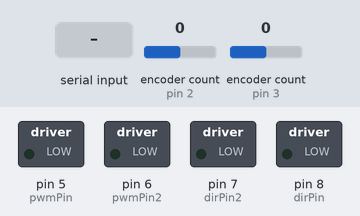
This sketch was run on a simulated Arduino Uno, built with avr-gcc and run on an emulated ATmega328P. On the bench: switched loads named in the sketch (green lamp = pin HIGH). The test bench sets the inputs (shaded band); at power-on: encoder count (sensors on pin 2, pin 3) 0. What the sketch prints to the serial monitor is not drawn.

Above: at 1.2 s.
1.3 s: "1\n" received over Serial
At 2.1 s:
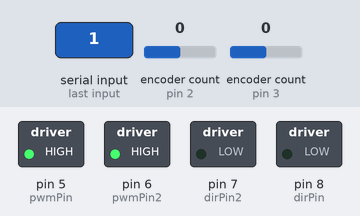
2.9 s: ",\n" received over Serial
At 3.3 s:
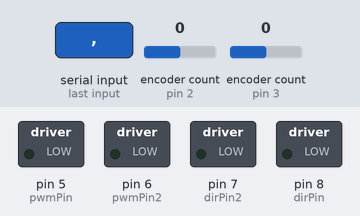
4.5 s: "2\n" received over Serial
At 5.8 s:
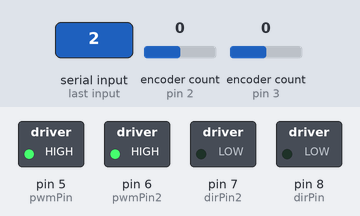
Timing chart, 0 to 7.5 s (numbered marks = the images above; inputs shaded):
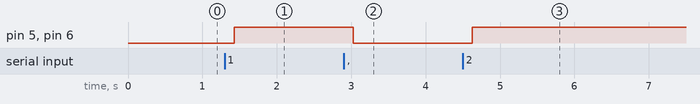

The sketch:

motorCharacterization.ino
```cpp
#include <math.h>
#include <Encoder.h>

// Pin declares
int pwmPin = 5; // PWM output pin for motor 1
int dirPin = 8; // direction output pin for motor 1
int pwmPin2 = 6; // PWM output pin for motor 1
int dirPin2 = 7; // direction output pin for motor 1
int encoderPinA = 2;
int encoderPinB = 12;
int encoderPin2A = 3;
int encoderPin2B = 13;
Encoder myEnc(encoderPinA, encoderPinB);
Encoder myEnc2(encoderPin2A, encoderPin2B);
long prev_Pos = -999;
long prev_Pos2 = -999;
double duty = 0;
unsigned int output = 0;    // output command to the motor
double duty2 = 0;
unsigned int output2 = 0;    // output command to the motor
int counter = 2000;
bool use_M1 = true;

// --------------------------------------------------------------
// Setup function -- NO NEED TO EDIT
// --------------------------------------------------------------
void setup()
{
  // Set up serial communication
  Serial.begin(115200);

  // Set PWM frequency
  setPwmFrequency(pwmPin,1);
  setPwmFrequency(pwmPin2,8);

  // Output pins
  pinMode(pwmPin, OUTPUT);  // PWM pin for motor A
  pinMode(dirPin, OUTPUT);  // dir pin for motor A
  pinMode(pwmPin2, OUTPUT);  // PWM pin for motor B
  pinMode(dirPin2, OUTPUT);  // dir pin for motor B

  // Initialize motor
  analogWrite(pwmPin, 0);     // set to not be spinning (0/255)
  digitalWrite(dirPin, LOW);  // set direction
  analogWrite(pwmPin2, 0);     // set to not be spinning (0/255)
  digitalWrite(dirPin2, LOW);  // set direction
}

// --------------------------------------------------------------
// Main Loop
// --------------------------------------------------------------
void loop()
{
  if(Serial.available()){
    String sD = Serial.readString();
    sD.trim();
    int i = sD.indexOf(",");
    duty = sD.substring(0,i).toDouble();
    duty2 = sD.substring(i+1).toDouble();
  }
  delay(1);
  long updatedPos = myEnc.read();
  long updatedPos2 = myEnc2.read();
  if (updatedPos != prev_Pos || updatedPos2 != prev_Pos2) {
    Serial.print("Motor 1 = ");
    Serial.print(updatedPos);
    Serial.print(", Motor 2 = ");
    Serial.print(updatedPos2);
    Serial.println();
    prev_Pos = updatedPos;
    prev_Pos2 = updatedPos2;
  }

  // counter -= 1;
  // if(counter==0) {
  //   use_M1 = !use_M1;
  //   counter = 2000;
  // }

  // if(use_M1){
  //   duty = 0.2;
  //   duty2 = 0;
  // } else {
  //   duty = 0;
  //   duty2 = 0.2;
  // }

  // Tp = rh*rp/rs*force;
  float force = -0.1;

  //*************************************************************
  //************ Force output (do not change) *******************
  //*************************************************************

  // Determine correct direction for motor torque
  if(force > 0) {
    digitalWrite(dirPin, HIGH);
  } else {
    digitalWrite(dirPin, LOW);
  }

  // Compute the duty cycle required to generate Tp (torque at the motor pulley)
  // duty = sqrt(abs(Tp)/0.0053);
  // duty = sqrt(abs(Tp)/0.03);

  // Make sure the duty cycle is between 0 and 100%
  if (duty > 1) {
    duty = 1;
  } else if (duty < 0) {
    duty = 0;
  }
  if (duty2 > 1) {
    duty2 = 1;
  } else if (duty2 < 0) {
    duty2 = 0;
  }
  // Serial.println(duty);
  output = (int)(duty* 255);   // convert duty cycle to output signal
  analogWrite(pwmPin,output);  // output the signal
  output2 = (int)(duty2* 255);   // convert duty cycle to output signal
  analogWrite(pwmPin2,output2);  // output the signal
}

// --------------------------------------------------------------
// Function to set PWM Freq -- DO NOT EDIT
// --------------------------------------------------------------
void setPwmFrequency(int pin, int divisor) {
  byte mode;
  if(pin == 5 || pin == 6 || pin == 9 || pin == 10) {
    switch(divisor) {
      case 1: mode = 0x01; break;
      case 8: mode = 0x02; break;
      case 64: mode = 0x03; break;
      case 256: mode = 0x04; break;
      case 1024: mode = 0x05; break;
      default: return;
    }
    if(pin == 5 || pin == 6) {
      TCCR0B = TCCR0B & 0b11111000 | mode;
    } else {
      TCCR1B = TCCR1B & 0b11111000 | mode;
    }
  } else if(pin == 3 || pin == 11) {
    switch(divisor) {
      case 1: mode = 0x01; break;
      case 8: mode = 0x02; break;
      case 32: mode = 0x03; break;
      case 64: mode = 0x04; break;
      case 128: mode = 0x05; break;
      case 256: mode = 0x06; break;
      case 1024: mode = 0x7; break;
      default: return;
    }
    TCCR2B = TCCR2B & 0b11111000 | mode;
  }
}
```

Measured:
- after the input at 1.3 s, pin 5 (pwmPin), pin 6 (pwmPin2): LOW → HIGH after 0.13 s
- after the input at 2.9 s, pin 5 (pwmPin), pin 6 (pwmPin2): HIGH → LOW after 0.13 s
- after the input at 4.5 s, pin 5 (pwmPin), pin 6 (pwmPin2): LOW → HIGH after 0.13 s
